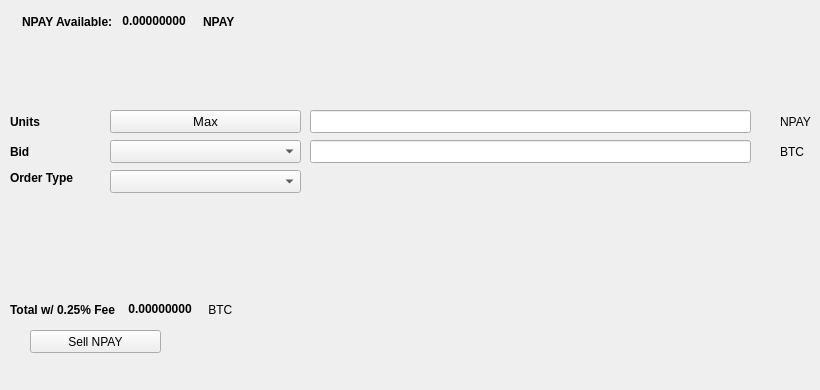
   <widget class="QWidget" name="SellTab">
    <attribute name="title">
     <string>Sell</string>
    </attribute>
    <widget class="QLabel" name="label_16">
     <property name="geometry">
      <rect>
       <x>780</x>
       <y>140</y>
       <width>31</width>
       <height>23</height>
      </rect>
     </property>
     <property name="text">
      <string>BTC</string>
     </property>
    </widget>
    <widget class="QComboBox" name="SellBidcomboBox">
     <property name="geometry">
      <rect>
       <x>110</x>
       <y>140</y>
       <width>191</width>
       <height>23</height>
      </rect>
     </property>
     <property name="font">
      <font>
       <pointsize>10</pointsize>
      </font>
     </property>
    </widget>
    <widget class="QLabel" name="label_18">
     <property name="geometry">
      <rect>
       <x>10</x>
       <y>110</y>
       <width>46</width>
       <height>23</height>
      </rect>
     </property>
     <property name="font">
      <font>
       <weight>75</weight>
       <bold>true</bold>
      </font>
     </property>
     <property name="text">
      <string>Units</string>
     </property>
    </widget>
    <widget class="QPushButton" name="Sell_Max_Amount">
     <property name="geometry">
      <rect>
       <x>110</x>
       <y>110</y>
       <width>191</width>
       <height>23</height>
      </rect>
     </property>
     <property name="font">
      <font>
       <pointsize>10</pointsize>
      </font>
     </property>
     <property name="text">
      <string>Max</string>
     </property>
    </widget>
    <widget class="QLabel" name="label_20">
     <property name="geometry">
      <rect>
       <x>10</x>
       <y>170</y>
       <width>91</width>
       <height>16</height>
      </rect>
     </property>
     <property name="font">
      <font>
       <weight>75</weight>
       <bold>true</bold>
      </font>
     </property>
     <property name="text">
      <string>Order Type</string>
     </property>
    </widget>
    <widget class="QComboBox" name="SellOrdertypeCombo">
     <property name="geometry">
      <rect>
       <x>110</x>
       <y>170</y>
       <width>191</width>
       <height>23</height>
      </rect>
     </property>
     <property name="font">
      <font>
       <pointsize>10</pointsize>
      </font>
     </property>
    </widget>
    <widget class="QLabel" name="label_21">
     <property name="geometry">
      <rect>
       <x>10</x>
       <y>140</y>
       <width>46</width>
       <height>23</height>
      </rect>
     </property>
     <property name="font">
      <font>
       <weight>75</weight>
       <bold>true</bold>
      </font>
     </property>
     <property name="text">
      <string>Bid</string>
     </property>
    </widget>
    <widget class="QLabel" name="label_22">
     <property name="geometry">
      <rect>
       <x>780</x>
       <y>110</y>
       <width>31</width>
       <height>23</height>
      </rect>
     </property>
     <property name="text">
      <string>NPAY</string>
     </property>
    </widget>
    <widget class="QLineEdit" name="UnitsInputNPAY">
     <property name="geometry">
      <rect>
       <x>310</x>
       <y>110</y>
       <width>441</width>
       <height>23</height>
      </rect>
     </property>
     <property name="font">
      <font>
       <pointsize>9</pointsize>
       <weight>75</weight>
       <bold>true</bold>
      </font>
     </property>
    </widget>
    <widget class="QLineEdit" name="SellBidPriceEdit">
     <property name="geometry">
      <rect>
       <x>310</x>
       <y>140</y>
       <width>441</width>
       <height>23</height>
      </rect>
     </property>
     <property name="font">
      <font>
       <pointsize>9</pointsize>
       <weight>75</weight>
       <bold>true</bold>
      </font>
     </property>
    </widget>
    <widget class="QPushButton" name="SellNPAYBTN">
     <property name="geometry">
      <rect>
       <x>30</x>
       <y>330</y>
       <width>131</width>
       <height>23</height>
      </rect>
     </property>
     <property name="text">
      <string>Sell NPAY</string>
     </property>
     <property name="icon">
      <iconset resource="../npay">
       <normaloff>:/icons/bitcoin</normaloff>:/icons/bitcoin</iconset>
     </property>
    </widget>
    <widget class="QWidget" name="layoutWidget3">
     <property name="geometry">
      <rect>
       <x>22</x>
       <y>12</y>
       <width>258</width>
       <height>19</height>
      </rect>
     </property>
     <layout class="QHBoxLayout" name="horizontalLayout">
      <item>
       <widget class="QLabel" name="label232_2">
        <property name="font">
         <font>
          <weight>75</weight>
          <bold>true</bold>
         </font>
        </property>
        <property name="text">
         <string>NPAY Available:</string>
        </property>
       </widget>
      </item>
      <item>
       <widget class="QLabel" name="NPAYAvailableLabel">
        <property name="palette">
         <palette>
          <active>
           <colorrole role="WindowText">
            <brush brushstyle="SolidPattern">
             <color alpha="255">
              <red>0</red>
              <green>0</green>
              <blue>0</blue>
             </color>
            </brush>
           </colorrole>
           <colorrole role="Button">
            <brush brushstyle="SolidPattern">
             <color alpha="255">
              <red>0</red>
              <green>170</green>
              <blue>0</blue>
             </color>
            </brush>
           </colorrole>
           <colorrole role="Light">
            <brush brushstyle="SolidPattern">
             <color alpha="255">
              <red>0</red>
              <green>255</green>
              <blue>0</blue>
             </color>
            </brush>
           </colorrole>
           <colorrole role="Midlight">
            <brush brushstyle="SolidPattern">
             <color alpha="255">
              <red>0</red>
              <green>212</green>
              <blue>0</blue>
             </color>
            </brush>
           </colorrole>
           <colorrole role="Dark">
            <brush brushstyle="SolidPattern">
             <color alpha="255">
              <red>0</red>
              <green>85</green>
              <blue>0</blue>
             </color>
            </brush>
           </colorrole>
           <colorrole role="Mid">
            <brush brushstyle="SolidPattern">
             <color alpha="255">
              <red>0</red>
              <green>113</green>
              <blue>0</blue>
             </color>
            </brush>
           </colorrole>
           <colorrole role="Text">
            <brush brushstyle="SolidPattern">
             <color alpha="255">
              <red>0</red>
              <green>170</green>
              <blue>0</blue>
             </color>
            </brush>
           </colorrole>
           <colorrole role="BrightText">
            <brush brushstyle="SolidPattern">
             <color alpha="255">
              <red>255</red>
              <green>255</green>
              <blue>255</blue>
             </color>
            </brush>
           </colorrole>
           <colorrole role="ButtonText">
            <brush brushstyle="SolidPattern">
             <color alpha="255">
              <red>0</red>
              <green>0</green>
              <blue>0</blue>
             </color>
            </brush>
           </colorrole>
           <colorrole role="Base">
            <brush brushstyle="SolidPattern">
             <color alpha="255">
              <red>255</red>
              <green>255</green>
              <blue>255</blue>
             </color>
            </brush>
           </colorrole>
           <colorrole role="Window">
            <brush brushstyle="SolidPattern">
             <color alpha="255">
              <red>0</red>
              <green>170</green>
              <blue>0</blue>
             </color>
            </brush>
           </colorrole>
           <colorrole role="Shadow">
            <brush brushstyle="SolidPattern">
             <color alpha="255">
              <red>0</red>
              <green>0</green>
              <blue>0</blue>
             </color>
            </brush>
           </colorrole>
           <colorrole role="AlternateBase">
            <brush brushstyle="SolidPattern">
             <color alpha="255">
              <red>127</red>
              <green>212</green>
              <blue>127</blue>
             </color>
            </brush>
           </colorrole>
           <colorrole role="ToolTipBase">
            <brush brushstyle="SolidPattern">
             <color alpha="255">
              <red>255</red>
              <green>255</green>
              <blue>220</blue>
             </color>
            </brush>
           </colorrole>
           <colorrole role="ToolTipText">
            <brush brushstyle="SolidPattern">
             <color alpha="255">
              <red>0</red>
              <green>0</green>
              <blue>0</blue>
             </color>
            </brush>
           </colorrole>
          </active>
          <inactive>
           <colorrole role="WindowText">
            <brush brushstyle="SolidPattern">
             <color alpha="255">
              <red>0</red>
              <green>0</green>
              <blue>0</blue>
             </color>
            </brush>
           </colorrole>
           <colorrole role="Button">
            <brush brushstyle="SolidPattern">
             <color alpha="255">
              <red>0</red>
              <green>170</green>
              <blue>0</blue>
             </color>
            </brush>
           </colorrole>
           <colorrole role="Light">
            <brush brushstyle="SolidPattern">
             <color alpha="255">
              <red>0</red>
              <green>255</green>
              <blue>0</blue>
             </color>
            </brush>
           </colorrole>
           <colorrole role="Midlight">
            <brush brushstyle="SolidPattern">
             <color alpha="255">
              <red>0</red>
              <green>212</green>
              <blue>0</blue>
             </color>
            </brush>
           </colorrole>
           <colorrole role="Dark">
            <brush brushstyle="SolidPattern">
             <color alpha="255">
              <red>0</red>
              <green>85</green>
              <blue>0</blue>
             </color>
            </brush>
           </colorrole>
           <colorrole role="Mid">
            <brush brushstyle="SolidPattern">
             <color alpha="255">
              <red>0</red>
              <green>113</green>
              <blue>0</blue>
             </color>
            </brush>
           </colorrole>
           <colorrole role="Text">
            <brush brushstyle="SolidPattern">
             <color alpha="255">
              <red>0</red>
              <green>170</green>
              <blue>0</blue>
             </color>
            </brush>
           </colorrole>
           <colorrole role="BrightText">
            <brush brushstyle="SolidPattern">
             <color alpha="255">
              <red>255</red>
              <green>255</green>
              <blue>255</blue>
             </color>
            </brush>
           </colorrole>
           <colorrole role="ButtonText">
            <brush brushstyle="SolidPattern">
             <color alpha="255">
              <red>0</red>
              <green>0</green>
              <blue>0</blue>
             </color>
            </brush>
           </colorrole>
           <colorrole role="Base">
            <brush brushstyle="SolidPattern">
             <color alpha="255">
              <red>255</red>
              <green>255</green>
              <blue>255</blue>
             </color>
            </brush>
           </colorrole>
           <colorrole role="Window">
            <brush brushstyle="SolidPattern">
             <color alpha="255">
              <red>0</red>
              <green>170</green>
              <blue>0</blue>
             </color>
            </brush>
           </colorrole>
           <colorrole role="Shadow">
            <brush brushstyle="SolidPattern">
             <color alpha="255">
              <red>0</red>
              <green>0</green>
              <blue>0</blue>
             </color>
            </brush>
           </colorrole>
           <colorrole role="AlternateBase">
            <brush brushstyle="SolidPattern">
             <color alpha="255">
              <red>127</red>
              <green>212</green>
              <blue>127</blue>
             </color>
            </brush>
           </colorrole>
           <colorrole role="ToolTipBase">
            <brush brushstyle="SolidPattern">
             <color alpha="255">
              <red>255</red>
              <green>255</green>
              <blue>220</blue>
             </color>
            </brush>
           </colorrole>
           <colorrole role="ToolTipText">
            <brush brushstyle="SolidPattern">
             <color alpha="255">
              <red>0</red>
              <green>0</green>
              <blue>0</blue>
             </color>
            </brush>
           </colorrole>
          </inactive>
          <disabled>
           <colorrole role="WindowText">
            <brush brushstyle="SolidPattern">
             <color alpha="255">
              <red>0</red>
              <green>85</green>
              <blue>0</blue>
             </color>
            </brush>
           </colorrole>
           <colorrole role="Button">
            <brush brushstyle="SolidPattern">
             <color alpha="255">
              <red>0</red>
              <green>170</green>
              <blue>0</blue>
             </color>
            </brush>
           </colorrole>
           <colorrole role="Light">
            <brush brushstyle="SolidPattern">
             <color alpha="255">
              <red>0</red>
              <green>255</green>
              <blue>0</blue>
             </color>
            </brush>
           </colorrole>
           <colorrole role="Midlight">
            <brush brushstyle="SolidPattern">
             <color alpha="255">
              <red>0</red>
              <green>212</green>
              <blue>0</blue>
             </color>
            </brush>
           </colorrole>
           <colorrole role="Dark">
            <brush brushstyle="SolidPattern">
             <color alpha="255">
              <red>0</red>
              <green>85</green>
              <blue>0</blue>
             </color>
            </brush>
           </colorrole>
           <colorrole role="Mid">
            <brush brushstyle="SolidPattern">
             <color alpha="255">
              <red>0</red>
              <green>113</green>
              <blue>0</blue>
             </color>
            </brush>
           </colorrole>
           <colorrole role="Text">
            <brush brushstyle="SolidPattern">
             <color alpha="255">
              <red>0</red>
              <green>85</green>
              <blue>0</blue>
             </color>
            </brush>
           </colorrole>
           <colorrole role="BrightText">
            <brush brushstyle="SolidPattern">
             <color alpha="255">
              <red>255</red>
              <green>255</green>
              <blue>255</blue>
             </color>
            </brush>
           </colorrole>
           <colorrole role="ButtonText">
            <brush brushstyle="SolidPattern">
             <color alpha="255">
              <red>0</red>
              <green>85</green>
              <blue>0</blue>
             </color>
            </brush>
           </colorrole>
           <colorrole role="Base">
            <brush brushstyle="SolidPattern">
             <color alpha="255">
              <red>0</red>
              <green>170</green>
              <blue>0</blue>
             </color>
            </brush>
           </colorrole>
           <colorrole role="Window">
            <brush brushstyle="SolidPattern">
             <color alpha="255">
              <red>0</red>
              <green>170</green>
              <blue>0</blue>
             </color>
            </brush>
           </colorrole>
           <colorrole role="Shadow">
            <brush brushstyle="SolidPattern">
             <color alpha="255">
              <red>0</red>
              <green>0</green>
              <blue>0</blue>
             </color>
            </brush>
           </colorrole>
           <colorrole role="AlternateBase">
            <brush brushstyle="SolidPattern">
             <color alpha="255">
              <red>0</red>
              <green>170</green>
              <blue>0</blue>
             </color>
            </brush>
           </colorrole>
           <colorrole role="ToolTipBase">
            <brush brushstyle="SolidPattern">
             <color alpha="255">
              <red>255</red>
              <green>255</green>
              <blue>220</blue>
             </color>
            </brush>
           </colorrole>
           <colorrole role="ToolTipText">
            <brush brushstyle="SolidPattern">
             <color alpha="255">
              <red>0</red>
              <green>0</green>
              <blue>0</blue>
             </color>
            </brush>
           </colorrole>
          </disabled>
         </palette>
        </property>
        <property name="font">
         <font>
          <weight>75</weight>
          <bold>true</bold>
         </font>
        </property>
        <property name="text">
         <string> 0.00000000 </string>
        </property>
        <property name="textInteractionFlags">
         <set>Qt::LinksAccessibleByMouse|Qt::TextSelectableByKeyboard|Qt::TextSelectableByMouse</set>
        </property>
       </widget>
      </item>
      <item>
       <widget class="QLabel" name="labelNPAY">
        <property name="font">
         <font>
          <weight>75</weight>
          <bold>true</bold>
         </font>
        </property>
        <property name="text">
         <string>NPAY</string>
        </property>
       </widget>
      </item>
     </layout>
    </widget>
    <widget class="QWidget" name="layoutWidget">
     <property name="geometry">
      <rect>
       <x>10</x>
       <y>300</y>
       <width>268</width>
       <height>19</height>
      </rect>
     </property>
     <layout class="QHBoxLayout" name="horizontalLayout_2">
      <item>
       <widget class="QLabel" name="label_19">
        <property name="font">
         <font>
          <weight>75</weight>
          <bold>true</bold>
         </font>
        </property>
        <property name="text">
         <string>Total w/ 0.25% Fee </string>
        </property>
       </widget>
      </item>
      <item>
       <widget class="QLabel" name="SellCostLabel">
        <property name="palette">
         <palette>
          <active>
           <colorrole role="WindowText">
            <brush brushstyle="SolidPattern">
             <color alpha="255">
              <red>0</red>
              <green>0</green>
              <blue>0</blue>
             </color>
            </brush>
           </colorrole>
           <colorrole role="Button">
            <brush brushstyle="SolidPattern">
             <color alpha="255">
              <red>0</red>
              <green>170</green>
              <blue>0</blue>
             </color>
            </brush>
           </colorrole>
           <colorrole role="Light">
            <brush brushstyle="SolidPattern">
             <color alpha="255">
              <red>0</red>
              <green>255</green>
              <blue>0</blue>
             </color>
            </brush>
           </colorrole>
           <colorrole role="Midlight">
            <brush brushstyle="SolidPattern">
             <color alpha="255">
              <red>0</red>
              <green>212</green>
              <blue>0</blue>
             </color>
            </brush>
           </colorrole>
           <colorrole role="Dark">
            <brush brushstyle="SolidPattern">
             <color alpha="255">
              <red>0</red>
              <green>85</green>
              <blue>0</blue>
             </color>
            </brush>
           </colorrole>
           <colorrole role="Mid">
            <brush brushstyle="SolidPattern">
             <color alpha="255">
              <red>0</red>
              <green>113</green>
              <blue>0</blue>
             </color>
            </brush>
           </colorrole>
           <colorrole role="Text">
            <brush brushstyle="SolidPattern">
             <color alpha="255">
              <red>0</red>
              <green>170</green>
              <blue>0</blue>
             </color>
            </brush>
           </colorrole>
           <colorrole role="BrightText">
            <brush brushstyle="SolidPattern">
             <color alpha="255">
              <red>255</red>
              <green>255</green>
              <blue>255</blue>
             </color>
            </brush>
           </colorrole>
           <colorrole role="ButtonText">
            <brush brushstyle="SolidPattern">
             <color alpha="255">
              <red>0</red>
              <green>0</green>
              <blue>0</blue>
             </color>
            </brush>
           </colorrole>
           <colorrole role="Base">
            <brush brushstyle="SolidPattern">
             <color alpha="255">
              <red>255</red>
              <green>255</green>
              <blue>255</blue>
             </color>
            </brush>
           </colorrole>
           <colorrole role="Window">
            <brush brushstyle="SolidPattern">
             <color alpha="255">
              <red>0</red>
              <green>170</green>
              <blue>0</blue>
             </color>
            </brush>
           </colorrole>
           <colorrole role="Shadow">
            <brush brushstyle="SolidPattern">
             <color alpha="255">
              <red>0</red>
              <green>0</green>
              <blue>0</blue>
             </color>
            </brush>
           </colorrole>
           <colorrole role="AlternateBase">
            <brush brushstyle="SolidPattern">
             <color alpha="255">
              <red>127</red>
              <green>212</green>
              <blue>127</blue>
             </color>
            </brush>
           </colorrole>
           <colorrole role="ToolTipBase">
            <brush brushstyle="SolidPattern">
             <color alpha="255">
              <red>255</red>
              <green>255</green>
              <blue>220</blue>
             </color>
            </brush>
           </colorrole>
           <colorrole role="ToolTipText">
            <brush brushstyle="SolidPattern">
             <color alpha="255">
              <red>0</red>
              <green>0</green>
              <blue>0</blue>
             </color>
            </brush>
           </colorrole>
          </active>
          <inactive>
           <colorrole role="WindowText">
            <brush brushstyle="SolidPattern">
             <color alpha="255">
              <red>0</red>
              <green>0</green>
              <blue>0</blue>
             </color>
            </brush>
           </colorrole>
           <colorrole role="Button">
            <brush brushstyle="SolidPattern">
             <color alpha="255">
              <red>0</red>
              <green>170</green>
              <blue>0</blue>
             </color>
            </brush>
           </colorrole>
           <colorrole role="Light">
            <brush brushstyle="SolidPattern">
             <color alpha="255">
              <red>0</red>
              <green>255</green>
              <blue>0</blue>
             </color>
            </brush>
           </colorrole>
           <colorrole role="Midlight">
            <brush brushstyle="SolidPattern">
             <color alpha="255">
              <red>0</red>
              <green>212</green>
              <blue>0</blue>
             </color>
            </brush>
           </colorrole>
           <colorrole role="Dark">
            <brush brushstyle="SolidPattern">
             <color alpha="255">
              <red>0</red>
              <green>85</green>
              <blue>0</blue>
             </color>
            </brush>
           </colorrole>
           <colorrole role="Mid">
            <brush brushstyle="SolidPattern">
             <color alpha="255">
              <red>0</red>
              <green>113</green>
              <blue>0</blue>
             </color>
            </brush>
           </colorrole>
           <colorrole role="Text">
            <brush brushstyle="SolidPattern">
             <color alpha="255">
              <red>0</red>
              <green>170</green>
              <blue>0</blue>
             </color>
            </brush>
           </colorrole>
           <colorrole role="BrightText">
            <brush brushstyle="SolidPattern">
             <color alpha="255">
              <red>255</red>
              <green>255</green>
              <blue>255</blue>
             </color>
            </brush>
           </colorrole>
           <colorrole role="ButtonText">
            <brush brushstyle="SolidPattern">
             <color alpha="255">
              <red>0</red>
              <green>0</green>
              <blue>0</blue>
             </color>
            </brush>
           </colorrole>
           <colorrole role="Base">
            <brush brushstyle="SolidPattern">
             <color alpha="255">
              <red>255</red>
              <green>255</green>
              <blue>255</blue>
             </color>
            </brush>
           </colorrole>
           <colorrole role="Window">
            <brush brushstyle="SolidPattern">
             <color alpha="255">
              <red>0</red>
              <green>170</green>
              <blue>0</blue>
             </color>
            </brush>
           </colorrole>
           <colorrole role="Shadow">
            <brush brushstyle="SolidPattern">
             <color alpha="255">
              <red>0</red>
              <green>0</green>
              <blue>0</blue>
             </color>
            </brush>
           </colorrole>
           <colorrole role="AlternateBase">
            <brush brushstyle="SolidPattern">
             <color alpha="255">
              <red>127</red>
              <green>212</green>
              <blue>127</blue>
             </color>
            </brush>
           </colorrole>
           <colorrole role="ToolTipBase">
            <brush brushstyle="SolidPattern">
             <color alpha="255">
              <red>255</red>
              <green>255</green>
              <blue>220</blue>
             </color>
            </brush>
           </colorrole>
           <colorrole role="ToolTipText">
            <brush brushstyle="SolidPattern">
             <color alpha="255">
              <red>0</red>
              <green>0</green>
              <blue>0</blue>
             </color>
            </brush>
           </colorrole>
          </inactive>
          <disabled>
           <colorrole role="WindowText">
            <brush brushstyle="SolidPattern">
             <color alpha="255">
              <red>0</red>
              <green>85</green>
              <blue>0</blue>
             </color>
            </brush>
           </colorrole>
           <colorrole role="Button">
            <brush brushstyle="SolidPattern">
             <color alpha="255">
              <red>0</red>
              <green>170</green>
              <blue>0</blue>
             </color>
            </brush>
           </colorrole>
           <colorrole role="Light">
            <brush brushstyle="SolidPattern">
             <color alpha="255">
              <red>0</red>
              <green>255</green>
              <blue>0</blue>
             </color>
            </brush>
           </colorrole>
           <colorrole role="Midlight">
            <brush brushstyle="SolidPattern">
             <color alpha="255">
              <red>0</red>
              <green>212</green>
              <blue>0</blue>
             </color>
            </brush>
           </colorrole>
           <colorrole role="Dark">
            <brush brushstyle="SolidPattern">
             <color alpha="255">
              <red>0</red>
              <green>85</green>
              <blue>0</blue>
             </color>
            </brush>
           </colorrole>
           <colorrole role="Mid">
            <brush brushstyle="SolidPattern">
             <color alpha="255">
              <red>0</red>
              <green>113</green>
              <blue>0</blue>
             </color>
            </brush>
           </colorrole>
           <colorrole role="Text">
            <brush brushstyle="SolidPattern">
             <color alpha="255">
              <red>0</red>
              <green>85</green>
              <blue>0</blue>
             </color>
            </brush>
           </colorrole>
           <colorrole role="BrightText">
            <brush brushstyle="SolidPattern">
             <color alpha="255">
              <red>255</red>
              <green>255</green>
              <blue>255</blue>
             </color>
            </brush>
           </colorrole>
           <colorrole role="ButtonText">
            <brush brushstyle="SolidPattern">
             <color alpha="255">
              <red>0</red>
              <green>85</green>
              <blue>0</blue>
             </color>
            </brush>
           </colorrole>
           <colorrole role="Base">
            <brush brushstyle="SolidPattern">
             <color alpha="255">
              <red>0</red>
              <green>170</green>
              <blue>0</blue>
             </color>
            </brush>
           </colorrole>
           <colorrole role="Window">
            <brush brushstyle="SolidPattern">
             <color alpha="255">
              <red>0</red>
              <green>170</green>
              <blue>0</blue>
             </color>
            </brush>
           </colorrole>
           <colorrole role="Shadow">
            <brush brushstyle="SolidPattern">
             <color alpha="255">
              <red>0</red>
              <green>0</green>
              <blue>0</blue>
             </color>
            </brush>
           </colorrole>
           <colorrole role="AlternateBase">
            <brush brushstyle="SolidPattern">
             <color alpha="255">
              <red>0</red>
              <green>170</green>
              <blue>0</blue>
             </color>
            </brush>
           </colorrole>
           <colorrole role="ToolTipBase">
            <brush brushstyle="SolidPattern">
             <color alpha="255">
              <red>255</red>
              <green>255</green>
              <blue>220</blue>
             </color>
            </brush>
           </colorrole>
           <colorrole role="ToolTipText">
            <brush brushstyle="SolidPattern">
             <color alpha="255">
              <red>0</red>
              <green>0</green>
              <blue>0</blue>
             </color>
            </brush>
           </colorrole>
          </disabled>
         </palette>
        </property>
        <property name="font">
         <font>
          <weight>75</weight>
          <bold>true</bold>
         </font>
        </property>
        <property name="autoFillBackground">
         <bool>false</bool>
        </property>
        <property name="text">
         <string> 0.00000000</string>
        </property>
        <property name="textInteractionFlags">
         <set>Qt::LinksAccessibleByMouse|Qt::TextSelectableByMouse</set>
        </property>
       </widget>
      </item>
      <item>
       <widget class="QLabel" name="label_17">
        <property name="font">
         <font>
          <weight>50</weight>
          <bold>false</bold>
         </font>
        </property>
        <property name="text">
         <string> BTC</string>
        </property>
       </widget>
      </item>
     </layout>
    </widget>
    <widget class="QLabel" name="label_23">
     <property name="geometry">
      <rect>
       <x>460</x>
       <y>300</y>
       <width>281</width>
       <height>81</height>
      </rect>
     </property>
     <property name="text">
      <string/>
     </property>
     <property name="pixmap">
      <pixmap>:/images/bittrex</pixmap>
     </property>
    </widget>
   </widget>
